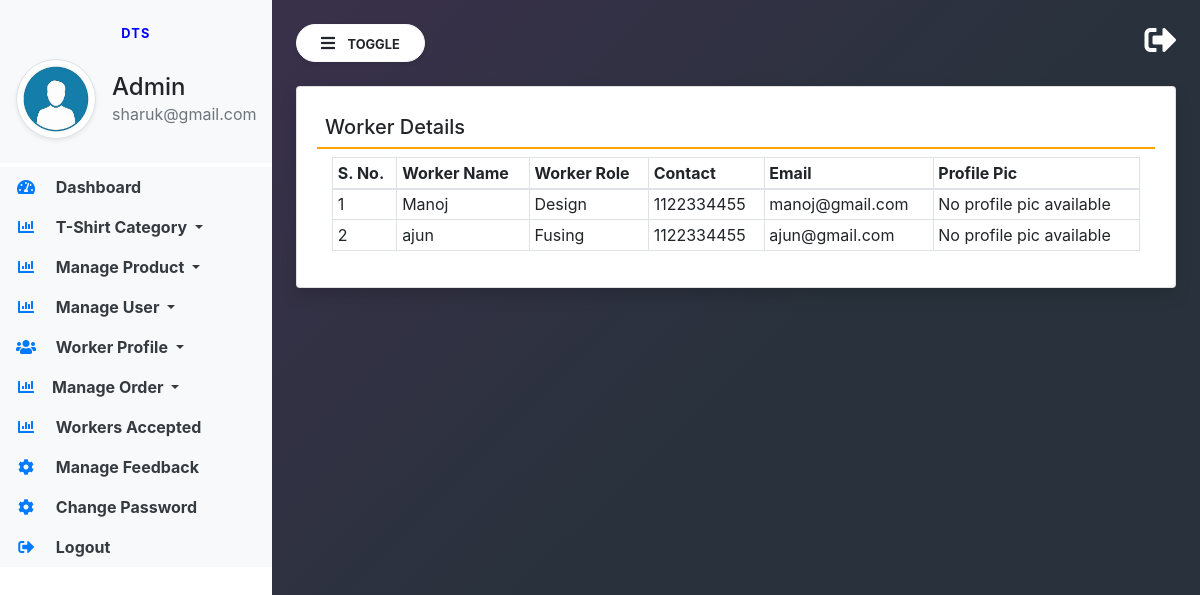
The page /worker_view/ (signed in) on the database its author committed.
### store_app/models.py (models this page shows, shortened)
class Designer(models.Model):
    user = models.ForeignKey (User, on_delete=models.CASCADE, null=True, blank=True)
    designer_name = models.CharField(max_length=100)
    contact = models.CharField(max_length=15, blank=True, null=True)
    email = models.EmailField(blank=True, null=True)
    profile_pic = models.ImageField(upload_to='designer_profiles/', blank=True, null=True)
    role_p = models.IntegerField(choices=ORDERSTATUS, default=1)

### E_shop/views.py (the view)
# urls.py: path('worker_view/', views.worker_view, name='worker_view'),
def worker_view(request):
    yt=Designer.objects.all()
    return render(request, 'admin/worker_view.html',{'yt':yt})

### templates/admin/worker_view.html
{% extends 'admin/admin_base.html' %}
{% block main %}
<div class="card shadow">
    <div class="card-body">
        <h5 class="p-2" style="border-bottom: 2px solid orange;">Worker Details</h5>
        <div class="container-fluid">
            <table class="table table-bordered table-sm" id="example">
                <thead>
                    <tr>
                        <th>S. No.</th>
                        <th>Worker Name</th>
                        <th>Worker Role</th>
                        <th>Contact</th>
                        <th>Email</th>
                        <th>Profile Pic</th>
                    </tr>
                </thead>
                <tbody>
                    {% for worker in yt %}
                    <tr>
                        <td>{{ forloop.counter }}</td>
                        <td>{{ worker.designer_name }}</td>
                        <td>{{ worker.get_role_p_display }}</td>
                        <td>{{ worker.contact }}</td>
                        <td>{{ worker.email }}</td>
                        <td>
                            {% if worker.profile_pic %}
                                <img src="{{ worker.profile_pic.url }}" width="50px" height="50px">
                            {% else %}
                                No profile pic available
                            {% endif %}
                        </td>
                    </tr>
                    {% endfor %}
                </tbody>
            </table>
        </div>
    </div>
</div>
{% endblock %}

### templates/admin/admin_base.html (shortened to what this page needs)
{% load static %}
<html lang="en">
<head>
    <link rel="stylesheet" href="https://maxcdn.bootstrapcdn.com/bootstrap/4.3.1/css/bootstrap.min.css">
    <link rel="stylesheet" href="https://use.fontawesome.com/releases/v5.6.3/css/all.css"
>
    <link rel="stylesheet" type="text/css" href="{% static 'assets/css/admin_base_sideBar.css' %}">
    <html>
</head>
<body>
<div class="vertical-nav bg-white" id="sidebar">
    <div class="py-4 px-3 mb-1 bg-light">
        <p class="font-weight-bold text-uppercase px-3 small dashboard-text text-center">DTS</p>
        <div class="media d-flex align-items-center">
            <img src="{% static 'assets/images/team/adminpro.jpeg' %}" width="80" height="80"
                 class="mr-3 rounded-circle img-thumbnail shadow-sm">
            <div class="media-body">
                <h4 class="mb-0">Admin</h4>
                <p class="text-muted mb-0">{{request.user.email}}</p>
            </div>
        </div>
    </div>
    <ul class="nav flex-column bg-white">
        <li class="nav-item">
            <a href="{% url 'a_dashboard' %}" class="nav-link text-dark bg-light">
                <i class="fas fa-tachometer-alt fa-fw mr-3 text-primary"></i>
                Dashboard
            </a>
        </li>
        <li class="nav-item dropdown">
            <a class="nav-link dropdown-toggle text-dark bg-light" href="#" id="navbardrop" data-toggle="dropdown">
                <i class="fas fa-chart-bar mr-3 text-primary fa-fw"></i> T-Shirt Category
            </a>
        </li>
        <li class="nav-item dropdown">
            <a class="nav-link dropdown-toggle text-dark bg-light" href="#" id="navbardrop" data-toggle="dropdown">
                <i class="fas fa-chart-bar mr-3 text-primary fa-fw"></i> Manage Product
            </a>
        </li>
        <li class="nav-item dropdown">
            <a class="nav-link dropdown-toggle text-dark bg-light" href="#" id="navbardrop" data-toggle="dropdown">
                <i class="fas fa-chart-bar mr-3 text-primary fa-fw"></i> Manage User
            </a>
        </li>
        <li class="nav-item dropdown">
            <a class="nav-link dropdown-toggle text-dark bg-light" href="#" id="navbardrop" data-toggle="dropdown">
                <i class="fas fa-users mr-3 text-primary fa-fw"></i> Worker Profile
            </a>
        </li>
        <li class="nav-item dropdown">
            <a class="nav-link dropdown-toggle text-dark bg-light" href="#" id="navbardrop" data-toggle="dropdown">
                <i class="fas fa-chart-bar mr-3 text-primary fa-fw"></i>Manage Order
            </a>
        </li>
        <li class="nav-item">
            <a href="{% url 'approved_designs' %}" class="nav-link text-dark bg-light">
                <i class="fas fa-chart-bar mr-3 text-primary fa-fw"></i>
                Workers Accepted
            </a>
        </li>
        <li class="nav-item">
            <a href="" class="nav-link text-dark bg-light">
                <i class="fas fa-cog mr-3 text-primary fa-fw"></i>
                Manage Feedback
            </a>
        </li>
        <li class="nav-item">
            <a href="" class="nav-link text-dark bg-light">
                <i class="fas fa-cog mr-3 text-primary fa-fw"></i>
                Change Password
            </a>
        </li>
        <li class="nav-item">
            <a href="{% url 'b_login' %}" class="nav-link text-dark bg-light">
                <i class="fas fa-sign-out-alt mr-3 text-primary fa-fw"></i>
                Logout
            </a>
        </li>
    </ul>
</div>
<div class="page-content p-4" id="content">
    <a href="{% url 'b_login' %}" title="logout" class="float-right text-white"><i class="fas fa-sign-out-alt fa-2x"></i></a>
    <button id="sidebarCollapse" type="button" class="btn btn-light bg-white rounded-pill shadow-sm px-4 mb-4">
        <i class="fas fa-bars mr-2"></i>
        <small class="text-uppercase font-weight-bold">Toggle</small>
    </button>
    {% block main %}
    {% endblock %}
</div>
</body>
</html>

### static/assets/css/admin_base_sideBar.css (style rules this page uses)
body { background-image : linear-gradient(135.9deg,rgba(57, 48, 74, 1) 16.4%,rgba(41, 50, 60, 1) 56.1%); min-height:100vh; }
.vertical-nav { min-width : 17rem; width : 17rem; height:100vh; position:fixed; top:0; left:0; transition: all 0.4s; }
.page-content { width:calc(100% - 17rem); margin-left:17rem; transition:all 0.4s; }
.dashboard-text { letter-spacing : 0.1em; color : blue; }
.nav-link { font-weight : bold; }

### rows shown on the page
Designer: designer_name "Manoj", role_p "Design", contact "1122334455", email "manoj@gmail.com", profile_pic "No profile pic available"
Designer: designer_name "ajun", role_p "Fusing", contact "1122334455", email "ajun@gmail.com", profile_pic "No profile pic available"

### other values the page prints
{{ request.user.email }} "sharuk@gmail.com"
